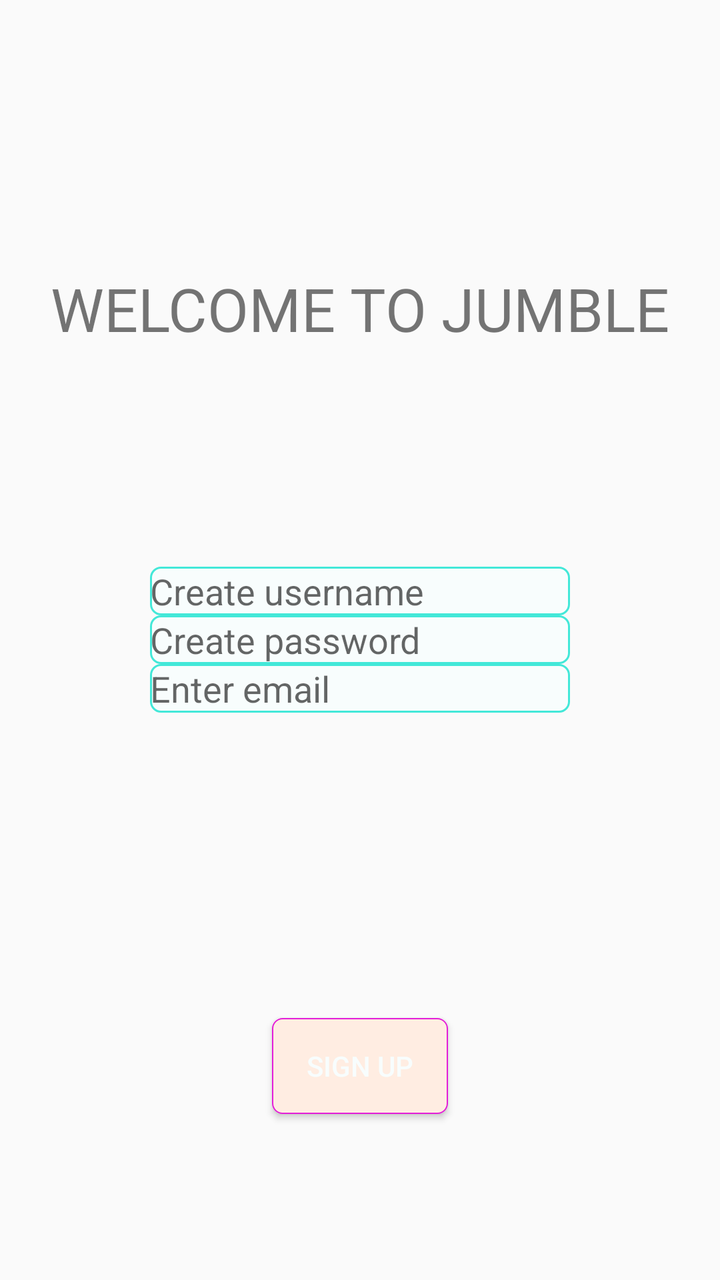
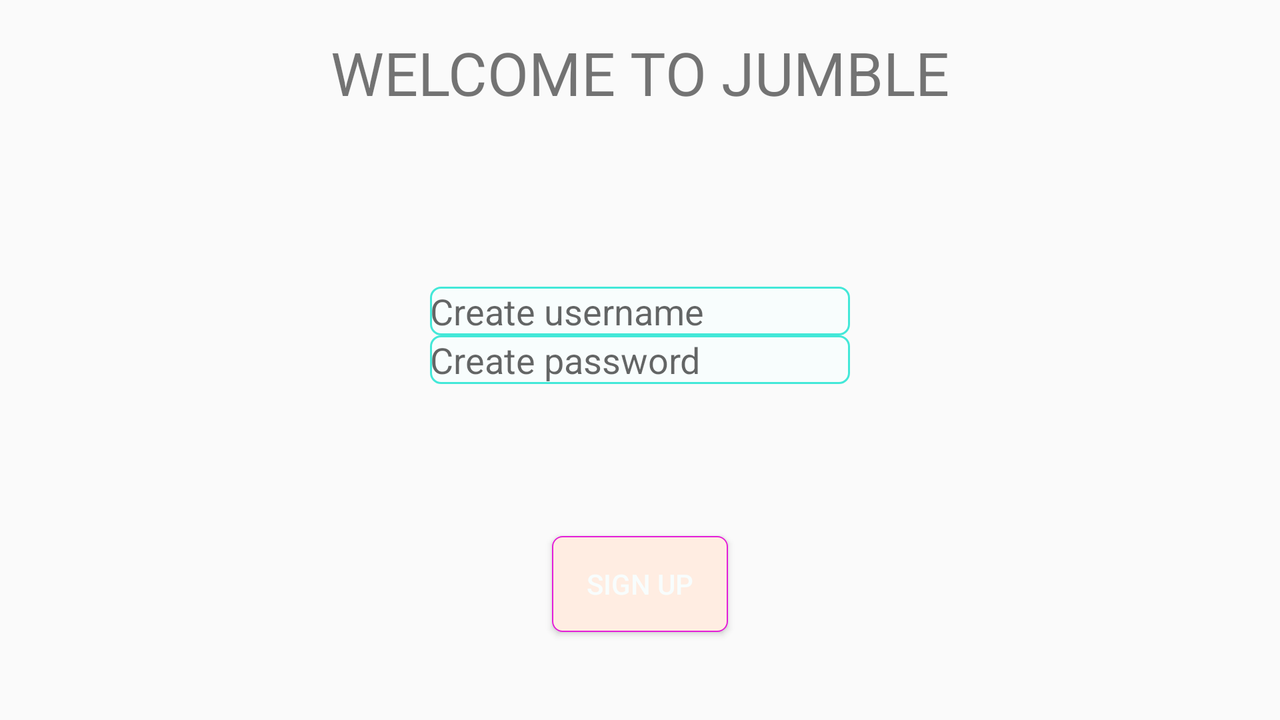

The same Android screen from two of the app's own layout files: first res/layout/ as a phone draws it, then the repository's variant for another configuration, drawn on a device whose configuration selects that folder. Both files follow.
<!-- AndroidManifest.xml: application theme AppTheme -->
<!-- res/layout/activity_signup.xml -->
<?xml version="1.0" encoding="utf-8"?>
<RelativeLayout xmlns:android="http://schemas.android.com/apk/res/android"
    xmlns:app="http://schemas.android.com/apk/res-auto"
    xmlns:tools="http://schemas.android.com/tools"
    android:layout_width="match_parent"
    android:layout_height="match_parent"
    tools:context=".activities.SignUpActivity">

    <EditText
        android:id="@+id/signup_password_et"
        android:layout_width="wrap_content"
        android:layout_height="wrap_content"
        android:layout_centerInParent="true"
        android:ems="10"
        android:hint="Create password"
        android:background="@drawable/edittext_rounded_corners"/>

    <TextView
        android:layout_width="wrap_content"
        android:layout_height="wrap_content"
        android:layout_alignParentTop="true"
        android:layout_centerHorizontal="true"
        android:layout_marginTop="134dp"
        android:text="WELCOME TO JUMBLE"
        android:textSize="30sp"
        app:layout_constraintBottom_toBottomOf="parent"
        app:layout_constraintLeft_toLeftOf="parent"
        app:layout_constraintRight_toRightOf="parent"
        app:layout_constraintTop_toTopOf="parent" />

    <EditText
        android:id="@+id/signup_username_et"
        android:layout_width="wrap_content"
        android:layout_height="wrap_content"
        android:layout_above="@+id/signup_password_et"
        android:layout_centerHorizontal="true"
        android:ems="10"
        android:hint="Create username"
        android:inputType="textPersonName"
        android:background="@drawable/edittext_rounded_corners"/>

    <EditText
        android:id="@+id/signup_email_et"
        android:layout_width="wrap_content"
        android:layout_height="wrap_content"
        android:layout_below="@+id/signup_password_et"
        android:layout_centerHorizontal="true"
        android:ems="10"
        android:hint="Enter email"
        android:background="@drawable/edittext_rounded_corners"/>

    <Button
        android:id="@+id/signup_btn"
        android:layout_width="wrap_content"
        android:layout_height="wrap_content"
        android:layout_alignParentBottom="true"
        android:layout_centerHorizontal="true"
        android:layout_marginBottom="83dp"
        android:background="@drawable/button_border"
        android:text="Sign Up"
        android:textColor="@color/colorMainLight" />

    <ImageView
        android:id="@+id/iv_email_correct"
        android:layout_width="wrap_content"
        android:layout_height="wrap_content"
        android:layout_alignStart="@+id/iv_username_correct"
        android:layout_below="@+id/signup_password_et"
        android:visibility="invisible"
        app:srcCompat="@android:drawable/checkbox_on_background" />

    <ImageView
        android:id="@+id/iv_password_correct"
        android:layout_width="wrap_content"
        android:layout_height="wrap_content"
        android:layout_alignStart="@+id/iv_username_correct"
        android:layout_centerVertical="true"
        android:visibility="invisible"
        app:srcCompat="@android:drawable/checkbox_on_background" />

    <ImageView
        android:id="@+id/iv_username_correct"
        android:layout_width="wrap_content"
        android:layout_height="wrap_content"
        android:layout_above="@+id/signup_password_et"
        android:layout_alignParentEnd="true"
        android:layout_marginEnd="56dp"
        android:visibility="invisible"
        app:srcCompat="@android:drawable/checkbox_on_background" />
</RelativeLayout>
<!-- resources referenced by this layout -->
<resources>
  <color name="colorMainLight">#f8fdfd</color>
  <!-- drawable button_border (drawable) -->
  <?xml version="1.0" encoding="utf-8"?>
  <shape xmlns:android="http://schemas.android.com/apk/res/android"
      android:shape="rectangle">
      <gradient android:startColor="#ffede2"
          android:endColor="#ffede2"
          android:angle="270" />
      <corners android:radius="5dp" />
      <stroke android:width="2px" android:color="#e41fd8" />
  </shape>
  <!-- drawable edittext_rounded_corners (drawable) -->
  <?xml version="1.0" encoding="utf-8"?>
  <selector xmlns:android="http://schemas.android.com/apk/res/android"
      android:layout_height="wrap_content"
      android:layout_width="wrap_content">
      <item>
          <shape android:shape="rectangle">
              <solid android:color="@color/colorMainLight"/>
              <corners android:radius="5dp" />
              <stroke
                  android:width="1dp"
                  android:color="@color/colorMainDark"
                  />
          </shape>
      </item>
  </selector>
  <style name="AppTheme" parent="Theme.AppCompat.Light.NoActionBar">
          
          <item name="colorAccent">@color/colorAccent</item>
      </style>
  <color name="colorMainDark">#43e8d8</color>
  <color name="colorAccent">#FF4081</color>
</resources>
<!-- res/layout-land/activity_signup.xml (the repository's variant of the layout above) -->
<!-- drawn on the phone turned sideways -->
<?xml version="1.0" encoding="utf-8"?>
<RelativeLayout
    xmlns:android="http://schemas.android.com/apk/res/android"
    xmlns:app="http://schemas.android.com/apk/res-auto"
    xmlns:tools="http://schemas.android.com/tools"
    android:layout_width="match_parent"
    android:layout_height="match_parent">

    <ImageView
        android:id="@+id/iv_password_correct"
        android:layout_width="wrap_content"
        android:layout_height="wrap_content"
        android:layout_alignStart="@+id/iv_username_correct"
        android:layout_below="@+id/signup_username_et"
        android:visibility="invisible"
        app:layout_constraintBottom_toBottomOf="parent"
        app:layout_constraintEnd_toEndOf="parent"
        app:srcCompat="@android:drawable/checkbox_on_background" />

    <ImageView
        android:id="@+id/iv_username_correct"
        android:layout_width="wrap_content"
        android:layout_height="wrap_content"
        android:layout_alignBottom="@+id/signup_username_et"
        android:layout_alignParentEnd="true"
        android:layout_marginEnd="131dp"
        android:visibility="invisible"
        app:layout_constraintEnd_toEndOf="parent"
        app:layout_constraintTop_toTopOf="parent"
        app:srcCompat="@android:drawable/checkbox_on_background" />

    <Button
        android:id="@+id/signup_btn"
        android:layout_width="wrap_content"
        android:layout_height="wrap_content"
        android:layout_alignParentBottom="true"
        android:layout_centerHorizontal="true"
        android:layout_marginBottom="44dp"
        android:layout_marginEnd="8dp"
        android:layout_marginStart="8dp"
        android:background="@drawable/button_border"
        android:text="Sign Up"
        android:textColor="@color/colorMainLight"
        app:layout_constraintBottom_toBottomOf="parent"
        app:layout_constraintEnd_toEndOf="parent"
        app:layout_constraintStart_toStartOf="parent" />

    <EditText
        android:id="@+id/signup_username_et"
        android:layout_width="wrap_content"
        android:layout_height="wrap_content"
        android:layout_above="@+id/signup_password_et"
        android:layout_centerHorizontal="true"
        android:background="@drawable/edittext_rounded_corners"
        android:ems="10"
        android:hint="Create username"
        android:inputType="textPersonName"
        app:layout_constraintBottom_toBottomOf="parent"
        app:layout_constraintEnd_toEndOf="parent"
        app:layout_constraintHorizontal_bias="0.473"
        app:layout_constraintStart_toStartOf="parent"
        app:layout_constraintTop_toTopOf="parent"
        app:layout_constraintVertical_bias="0.0" />

    <EditText
        android:id="@+id/signup_password_et"
        android:layout_width="wrap_content"
        android:layout_height="wrap_content"
        android:layout_centerInParent="true"
        android:background="@drawable/edittext_rounded_corners"
        android:ems="10"
        android:hint="Create password"
        app:layout_constraintBottom_toBottomOf="parent"
        app:layout_constraintEnd_toEndOf="parent"
        app:layout_constraintHorizontal_bias="0.473"
        app:layout_constraintStart_toStartOf="parent" />

    <TextView
        android:layout_width="wrap_content"
        android:layout_height="wrap_content"
        android:layout_alignParentTop="true"
        android:layout_centerHorizontal="true"
        android:layout_marginBottom="8dp"
        android:layout_marginTop="16dp"
        android:text="WELCOME TO JUMBLE"
        android:textSize="30sp"
        app:layout_constraintBottom_toBottomOf="parent"
        app:layout_constraintLeft_toLeftOf="parent"
        app:layout_constraintRight_toRightOf="parent"
        app:layout_constraintTop_toTopOf="parent"
        app:layout_constraintVertical_bias="0.0" />
</RelativeLayout>
